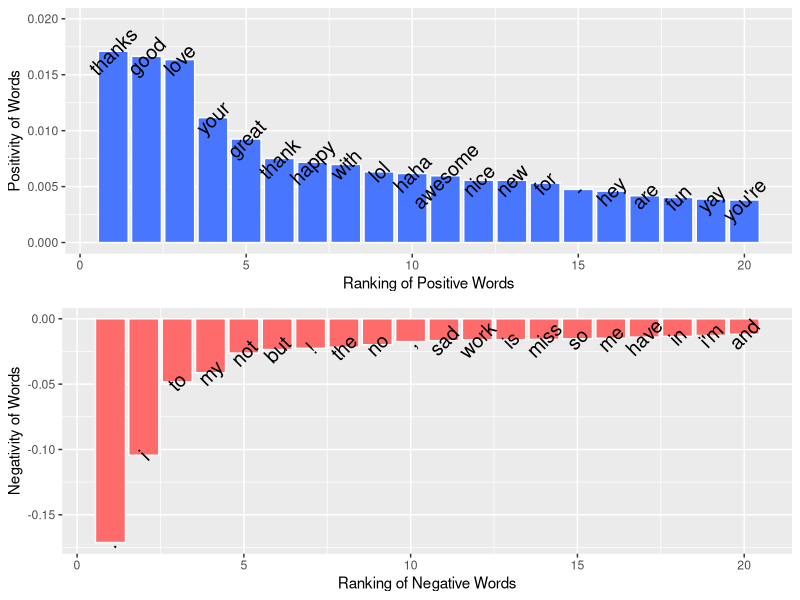

Write the R code that produced this figure.
setwd("~/Dropbox/School/Grad/ST222/twitter_moviepromotion")
acc = read.csv("../Data/AccuracyPerFeature.txt", header = FALSE)$V1
word_file = paste(readLines("../Data/vocab.txt"), collapse = " ")
words = (strsplit(word_file, split = " "))[[1]]

ord_acc = order(acc)

library(ggplot2)
library(grid)
library(gridExtra)
n = length(acc)
k = 20
p1 = ggplot() + 
  geom_bar(stat = 'identity', 
           aes(x = 1:k, y = acc[ord_acc[1:k]] - 0.5),
           fill = "indianred1",
           color = "white") + 
  geom_text(aes(x = 1:k, 
                y = acc[ord_acc[1:k]] - 0.5,
                label = words[ord_acc[1:k]]
                ), size = 5, angle = 45) + 
  ylab("Negativity of Words") + 
  xlab("Ranking of Negative Words")
p2 = ggplot() +   
  geom_bar(stat = 'identity',
           aes(x = 1:k, 
               y = acc[ord_acc[(5000-1):(5000-k)]] - 0.5), 
           fill = "royalblue1",
           color = "white") + 
  geom_text(aes(x = 1:k, 
                y = acc[ord_acc[(n-1):(n-k)]] - 0.5,
                label = words[ord_acc[(n-1):(n-k)]]
  ), angle = 45, size = 5) + 
  ylim(c(0,0.020)) + 
  ylab("Positivity of Words") + 
  xlab("Ranking of Positive Words")
p = grid.arrange(p2,p1)
ggsave("./Figures/WordSentiment.pdf", plot = p, width = 7, height = 5)
